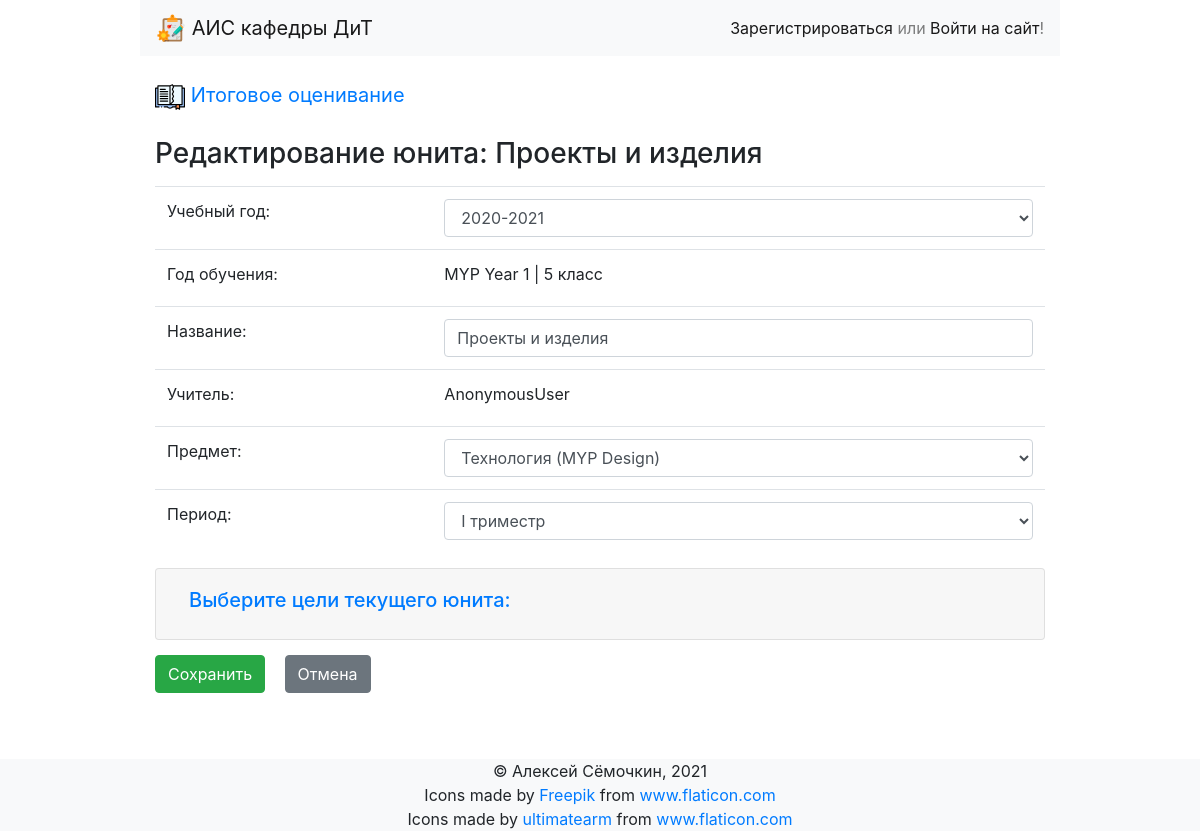
Screenshot of /sumassess/unit/edit/7 with the database file from the repository.
### sumassess/models.py (models this page shows, shortened)
class Unit(models.Model):
    styear = models.ForeignKey('sumassess.StudyYear', verbose_name=_('Учебный год'), related_name="unit_styear", on_delete=models.SET_NULL, null=True)
    name = models.CharField(max_length=255, verbose_name=_("Название юнита"))
    year_ib = models.ForeignKey('sumassess.YearIB', verbose_name=_("Год"), on_delete=models.SET_NULL, null=True, related_name="unit_year")
    teacher = models.ForeignKey("employee.User", on_delete=models.SET_NULL, null=True, verbose_name=_("Учитель"), related_name="unit_teacher")
    subject = models.ForeignKey('sumassess.Subject', verbose_name=_("Предмет"), on_delete=models.SET_NULL, null=True, related_name="unit_subject")
    objective = models.ManyToManyField("sumassess.Objective", verbose_name=_("Выбранные цели"), blank=True, related_name="unit_objective")
    period = models.ForeignKey('sumassess.Period', verbose_name=_("Период"), on_delete=models.SET_NULL, null=True, related_name="unit_period")
    class Meta:
        verbose_name = 'Юнит'
        verbose_name_plural = 'Юниты'
        ordering = ['year_ib', 'period', 'subject']

class YearIB(models.Model):
    IB_PROGRAMM = [
        ('PYP', 'Primary Years Programme'),
        ('MYP', 'Middle Years Programme'),
        ('DP', 'Diploma Programme'),
    ]
    year_ib = models.CharField(max_length=2, verbose_name=_("Год обучения в IB"))
    programm = models.CharField(choices=IB_PROGRAMM, default='MYP', max_length=3)
    grade_rus = models.CharField(max_length=2, verbose_name=_("Год обучения в РФ"))
    class Meta:
        verbose_name = 'Год IB'
        verbose_name_plural = 'Года IB'
        ordering = ['programm', 'year_ib']
    def __str__(self):
        return "{} Year {} | {} класс".format(self.programm, self.year_ib, self.grade_rus)

### sumassess/views.py (the view, shortened to what this page needs)
# urls.py: path('sumassess/unit/edit/<int:pk>', UnitEdit.as_view(), name='unit_edit'),
class UnitEdit(authView, UpdateView):
    model = Unit
    form_class = UnitForm
    template_name = 'unit_edit.html'
    slug_field = 'id'
    default_redirect = '/'
    register = template.Library()
    def get_initial(self):
        print(self.object.name)
        self.initial.update({ 'year_ib': self.object.year_ib })
        return self.initial
    def get(self, request, *args, **kwargs):
        request.session['previous_page'] = request.META.get('HTTP_REFERER', self.default_redirect)
        return super().get(request, *args, **kwargs)
    def get_context_data(self, **kwargs):
        context = super().get_context_data(**kwargs)
        return context

### employee/models.py (called while the page is built)
    def __str__(self):
        return "{} {}".format(self.name, self.surname)

### employee/views.py (called while the page is built)
    def get_context_data(self, **kwargs):
        context = super().get_context_data(**kwargs)
        context['show_login'] = True
        if self.request.user.is_authenticated:
            context['username'] = self.request.user.username
            if SocialAccount.objects.filter(user=self.request.user).exists():
                context['extra_data'] = SocialAccount.objects.get(user=self.request.user).extra_data
        return context

### sumassess/forms.py (called while the page is built)
    def choice(self, obj):
        return (self.field.prepare_value(obj),
                self.field.label_from_instance(obj), obj)

    def _get_choices(self):
        if hasattr(self, '_choices'):
            return self._choices
        return CustomModelChoiceIterator(self)

### sumassess/models.py (called while the page is built)
    def __str__(self):
        return "{} {}".format(self.programm, self.name)

    def __str__(self):
        return "{} ({})".format(self.name, self.subjgroup)

    def __str__(self):
        return "{}. {}".format(self.letter, self.shortname)

    def __str__(self):
        return "{} {} {} {}...".format(self.year_ib, self.criteria.letter, self.strand, self.name[:30])

    def __str__(self):
        return "{}".format(self.year)

    def __str__(self):
        return "{}".format(self.name)

### sumassess/templates/unit_edit.html (shortened to what this page needs)
{% extends "sumassess_base.html" %}
{% block sumassess_content %}
{% load static %}
{% if unit.name %}
<h3> Редактирование юнита: {{ unit.name }} </h3>
{% else %}
<h3> Создание нового юнита </h3>
{% endif %}
<form class="form-group" action="" method="post" enctype="multipart/form-data">{% csrf_token %}
  <table class="table mt-3">
    <tr>
      <td><label for="id_styear"> Учебный год: </label> </td>
      <td>{{form.styear}}</td>
    </tr>
    {% if unit.name %}
    <tr>
      <td><label for="id_year_ib}"> Год обучения: </label> </td>
      <td>{{form.year_ib}} {{unit.year_ib}}</td>
    </tr>
    {% else %}
    <tr>
      <td><label for="id_year_ib}"> Год обучения: </label> </td>
      <td>{{form.year_ib}}</td>
    </tr>
    {% endif %}
    <tr>
      <td><label for="id_name}"> Название: </label> </td>
      <td>{{form.name}}</td>
    </tr>
    <tr>
      <td><label for="id_teacher}"> Учитель: </label> </td>
      <td>{{form.teacher}} {{user}}</td>
    </tr>
    <tr>
      <td><label for="id_subject}"> Предмет: </label> </td>
      <td>{{form.subject}}</td>
    </tr>
    <tr>
      <td><label for="id_period}"> Период: </label> </td>
      <td>{{form.period}}</td>
    </tr>
  </table>
  {% if unit.name %}
  <div class="accordion" id="accordionExample">
    <div class="card">
      <div class="card-header" id="headingOne">
        <h2 class="mb-0">
          <button class="btn btn-link" type="button" data-toggle="collapse" data-target="#collapseOne"
            aria-expanded="true" aria-controls="collapseOne">
            <h5>Выберите цели текущего юнита:</h5>
          </button>
        </h2>
      </div>
    </div>
  </div>
  {% endif %}
  <div class="buttons-wrapper">
    <input class="btn btn-success" type="submit" value="Сохранить" />
    <a class="btn btn-secondary" href="" onclick="javascript:history.back();return false;">Отмена</a>
  </div>
</form>
{% endblock %}

### static/css/style.css (style rules this page uses)
.buttons-wrapper { padding: 15px 0; }
.buttons-wrapper input { margin-right: 15px; }

### rows the page displays
Unit: name "Проекты и изделия", styear "2020-2021", year_ib "MYP Year 1 | 5 класс", subject "Технология (MYP Design)", period "I триместр"

### other values shown
{{ user }} "AnonymousUser"
